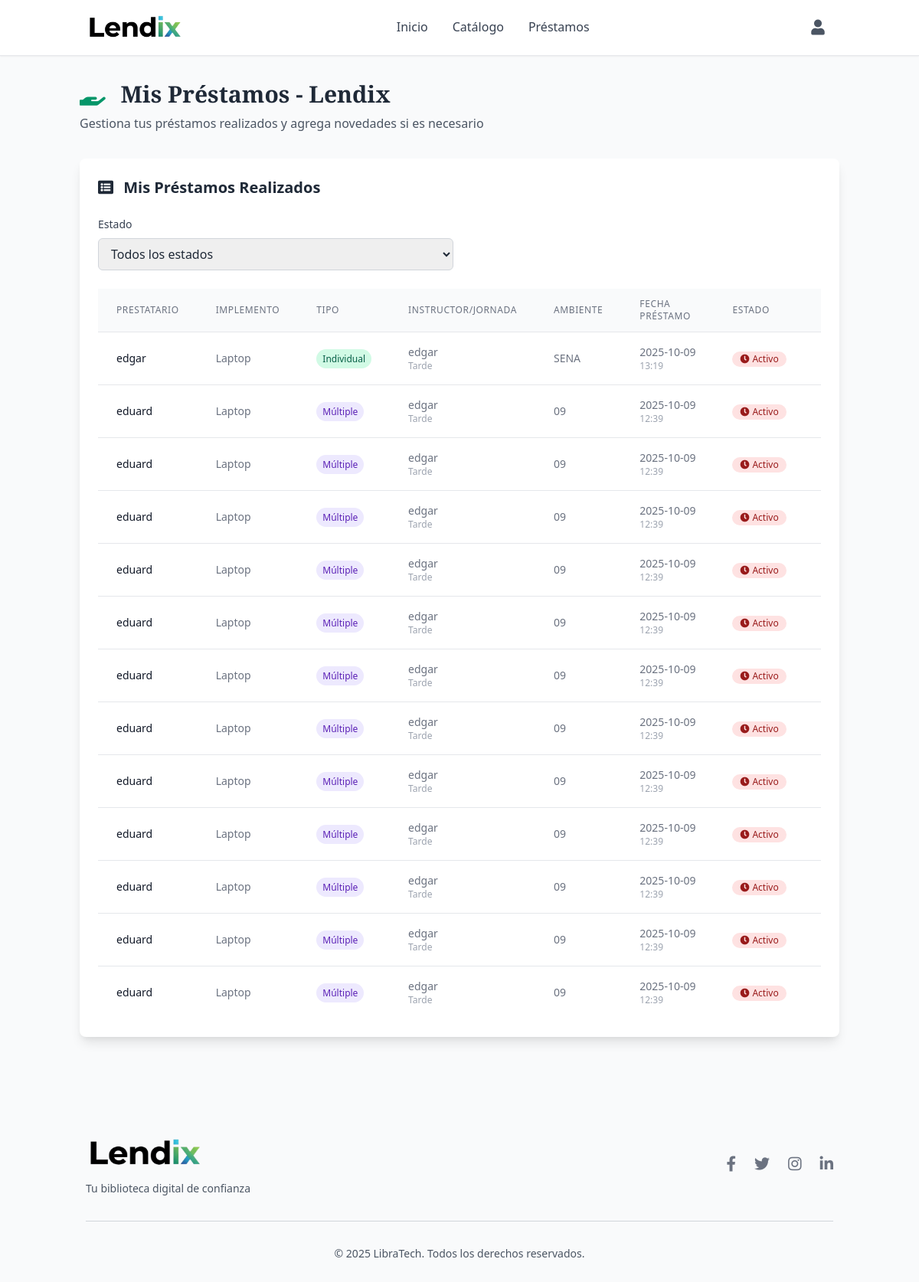
/admin/gestion_prestamos_instructores (signed in), run on the app's committed database.
### tables this page shows
CREATE TABLE prestamos (
                id INTEGER PRIMARY KEY AUTOINCREMENT,
                fk_usuario INTEGER NOT NULL,
                fk_implemento INTEGER NOT NULL,
                tipo_prestamo TEXT NOT NULL CHECK(tipo_prestamo IN ('individual', 'multiple')),
                nombre_prestatario TEXT NOT NULL,
                ficha TEXT,
                ambiente TEXT,
                horario TEXT,
                fecha_prestamo TIMESTAMP DEFAULT CURRENT_TIMESTAMP,
                fecha_devolucion TIMESTAMP,
                novedad TEXT DEFAULT 'Ninguna',
                estado_implemento_devolucion TEXT CHECK(estado_implemento_devolucion IN ('Bueno', 'Desgaste notable', 'Dañado')),
                observaciones TEXT, instructor TEXT, jornada TEXT,
                FOREIGN KEY (fk_usuario) REFERENCES usuarios(id),
                FOREIGN KEY (fk_implemento) REFERENCES implementos(id)
            );

CREATE TABLE implementos (
                id INTEGER PRIMARY KEY AUTOINCREMENT,
                implemento TEXT NOT NULL,
                descripcion TEXT NOT NULL,
                disponibilidad INTEGER NOT NULL DEFAULT 0,
                categoria TEXT,
                imagen_url TEXT,
                estado TEXT DEFAULT 'Bueno' CHECK(estado IN ('Bueno', 'Desgaste notable', 'Dañado')),
                fecha_creacion TIMESTAMP DEFAULT CURRENT_TIMESTAMP,
                fecha_actualizacion TIMESTAMP DEFAULT CURRENT_TIMESTAMP
            );

### routes/admin.py (the view)
@admin_bp.route('/gestion_prestamos_instructores')
@login_required
def gestion_prestamos_instructores():
    if session.get('rol') not in ['instructor', 'funcionario']:
        flash('No tienes permisos para acceder a esta página', 'error')
        return redirect('/')
    conn = get_db_connection()
    try:
        filtro_estado = request.args.get('estado', 'todos')
        query = '''
            SELECT p.*, i.implemento
            FROM prestamos p
            JOIN implementos i ON p.fk_implemento = i.id
            WHERE p.fk_usuario = ?
        '''
        params = [session.get('user_id')]
        if filtro_estado == 'activos':
            query += " AND p.fecha_devolucion IS NULL"
        elif filtro_estado == 'devueltos':
            query += " AND p.fecha_devolucion IS NOT NULL"
        query += " ORDER BY p.fecha_prestamo DESC"
        prestamos = conn.execute(query, params).fetchall()
    except Exception as e:
        flash(f'Error al cargar datos: {str(e)}', 'error')
        prestamos = []
    finally:
        conn.close()
    return render_template('views/gestion_prestamos_instructores.html',
                         prestamos=prestamos,
                         filtro_estado=filtro_estado)

### app.py (called while the page is built)
@app.context_processor
def inject_user():
    return dict(
        current_user={
            'id': session.get('user_id'),
            'nombre': session.get('user_nombre'),
            'email': session.get('user_email'),
            'rol': session.get('rol'),
            'is_authenticated': 'user_id' in session
        }
    )

### routes/login.py (called while the page is built)
def login_required(view):
    from functools import wraps
    @wraps(view)
    def wrapped_view(*args, **kwargs):
        if 'user_id' not in session:
            flash('Por favor, inicie sesión para acceder a esta página', 'error')
            return redirect(url_for('login.login'))
        return view(*args, **kwargs)
    return wrapped_view

### utils/db.py (called while the page is built)
def get_db_connection():
    conn = sqlite3.connect('models/database.db')
    conn.row_factory = sqlite3.Row
    return conn

### templates/views/gestion_prestamos_instructores.html (shortened to what this page needs)
{% extends "base.html" %}
{% block content %}
<div class="container mx-auto px-4 py-8">
    <div class="max-w-7xl mx-auto">
        <div class="mb-8">
            <h1 class="text-3xl font-serif font-bold text-gray-800 mb-2">
                <i class="fas fa-hand-holding mr-3 text-green-600"></i>
                Mis Préstamos - Lendix
            </h1>
            <p class="text-gray-600">
                Gestiona tus préstamos realizados y agrega novedades si es necesario
            </p>
        </div>
        <div class="bg-white rounded-lg shadow-lg p-6">
            <h2 class="text-xl font-semibold text-gray-800 mb-6">
                <i class="fas fa-list-alt mr-2 text-orange-600"></i>
                Mis Préstamos Realizados
            </h2>
            <div class="mb-6">
                <form method="GET" action="{{ url_for('admin.gestion_prestamos_instructores') }}" class="grid grid-cols-1 md:grid-cols-2 gap-4">
                    <div>
                        <label class="block text-sm font-medium text-gray-700 mb-2">Estado</label>
                        <select name="estado" class="w-full px-3 py-2 border border-gray-300 rounded-md focus:outline-none focus:ring-2 focus:ring-orange-500 focus:border-orange-500">
                            <option value="todos" {% if filtro_estado == 'todos' %}selected{% endif %}>Todos los estados</option>
                        </select>
                    </div>
                    <div class="flex items-end">
                        <button type="submit" class="w-full bg-orange-600 text-white py-2 px-4 rounded-md hover:bg-orange-700 focus:outline-none focus:ring-2 focus:ring-orange-500 focus:ring-offset-2 transition duration-150">
                            <i class="fas fa-filter mr-2"></i>
                        </button>
                    </div>
                </form>
            </div>
            {% if prestamos %}
                <div class="overflow-x-auto">
                    <table class="min-w-full divide-y divide-gray-200">
                        <thead class="bg-gray-50">
                            <tr>
                                <th class="px-6 py-3 text-left text-xs font-medium text-gray-500 uppercase tracking-wider">
                                    Prestatario
                                </th>
                                <th class="px-6 py-3 text-left text-xs font-medium text-gray-500 uppercase tracking-wider">
                                    Implemento
                                </th>
                                <th class="px-6 py-3 text-left text-xs font-medium text-gray-500 uppercase tracking-wider">
                                    Tipo
                                </th>
                                <th class="px-6 py-3 text-left text-xs font-medium text-gray-500 uppercase tracking-wider">
                                    Instructor/Jornada
                                </th>
                                <th class="px-6 py-3 text-left text-xs font-medium text-gray-500 uppercase tracking-wider">
                                    Ambiente
                                </th>
                                <th class="px-6 py-3 text-left text-xs font-medium text-gray-500 uppercase tracking-wider">
                                    Fecha Préstamo
                                </th>
                                <th class="px-6 py-3 text-left text-xs font-medium text-gray-500 uppercase tracking-wider">
                                    Estado
                                </th>
                                <th class="px-6 py-3 text-left text-xs font-medium text-gray-500 uppercase tracking-wider">
                                </th>
                            </tr>
                        </thead>
                        <tbody class="bg-white divide-y divide-gray-200">
                            {% for prestamo in prestamos %}
                            <tr class="hover:bg-gray-50">
                                <td class="px-6 py-4 whitespace-nowrap text-sm font-medium text-gray-900">
                                    {{ prestamo.nombre_prestatario }}
                                </td>
                                <td class="px-6 py-4 whitespace-nowrap text-sm text-gray-500">
                                    {{ prestamo.implemento }}
                                </td>
                                <td class="px-6 py-4 whitespace-nowrap text-sm text-gray-500">
                                    {% if prestamo.tipo_prestamo == 'individual' %}
                                        <span class="px-2 py-1 bg-green-100 text-green-800 text-xs rounded-full">
                                            Individual
                                        </span>
                                    {% else %}
                                        <span class="px-2 py-1 bg-purple-100 text-purple-800 text-xs rounded-full">
                                            Múltiple
                                        </span>
                                    {% endif %}
                                </td>
                                <td class="px-6 py-4 whitespace-nowrap text-sm text-gray-500">
                                    {% if prestamo.instructor %}
                                        <div>{{ prestamo.instructor }}</div>
                                        {% if prestamo.jornada %}
                                            <div class="text-xs text-gray-400">{{ prestamo.jornada }}</div>
                                        {% endif %}
                                    {% else %}
                                        <div>{{ prestamo.ficha or 'N/A' }}</div>
                                        {% if prestamo.horario %}
                                            <div class="text-xs text-gray-400">{{ prestamo.horario }}</div>
                                        {% endif %}
                                    {% endif %}
                                </td>
                                <td class="px-6 py-4 whitespace-nowrap text-sm text-gray-500">
                                    {{ prestamo.ambiente or 'N/A' }}
                                </td>
                                <td class="px-6 py-4 whitespace-nowrap text-sm text-gray-500">
                                    <div>{{ prestamo.fecha_prestamo[:10] }}</div>
                                    <div class="text-xs text-gray-400">{{ prestamo.fecha_prestamo[11:16] }}</div>
                                </td>
                                <td class="px-6 py-4 whitespace-nowrap">
                                    {% if prestamo.fecha_devolucion %}
                                        <span class="inline-flex items-center px-2.5 py-0.5 rounded-full text-xs font-medium bg-green-100 text-green-800">
                                            <i class="fas fa-check-circle mr-1"></i>
                                            Devuelto
                                        </span>
                                        <div class="text-xs text-gray-500 mt-1">{{ prestamo.fecha_devolucion[:10] }}</div>
                                        {% if prestamo.novedad and prestamo.novedad != 'Ninguna' %}
                                            <div class="text-xs text-orange-600 mt-1">
                                                <i class="fas fa-exclamation-triangle mr-1"></i>
                                                {{ prestamo.novedad }}
                                            </div>
                                        {% endif %}
                                    {% else %}
                                        <span class="inline-flex items-center px-2.5 py-0.5 rounded-full text-xs font-medium bg-red-100 text-red-800">
                                            <i class="fas fa-clock mr-1"></i>
                                            Activo
                                        </span>
                                    {% endif %}
                                </td>
                                <td class="px-6 py-4 whitespace-nowrap text-sm text-gray-500">
                                </td>
                            </tr>
                            {% endfor %}
                        </tbody>
                    </table>
                </div>
            {% else %}
                <div class="text-center py-8">
                    <i class="fas fa-inbox text-4xl text-gray-400 mb-4"></i>
                    <p class="text-gray-500">No tienes préstamos registrados.</p>
                    <p class="text-sm text-gray-400">Ve al catálogo para realizar préstamos.</p>
                </div>
            {% endif %}
        </div>
    </div>
</div>
{% endblock %}

### static/styles.css (style rules this page uses)
:root { --zay-green: #6B8E5A; --zay-green-light: #8BB87A; --zay-green-dark: #4A6B3A; --zay-green-pale: #E8F5EC; --zay-green-vibrant: #5A8B4A; --zay-green-accent: #7AB88E; --text-primary: #1F2937; --text-secondary: #6B7280; --text-tertiary: #9CA3AF; --border-light: #E5E7EB; --shadow-soft: 0 4px 20px rgba(0, 0, 0, 0.05); --shadow-medium: 0 10px 40px rgba(0, 0, 0, 0.08); --shadow-large: 0 20px 60px rgba(0, 0, 0, 0.12); }
body { font-family: 'Open Sans', sans-serif; color: var(--text-primary); line-height: 1.6; }
.font-serif { font-family: 'Merriweather', serif; }

### data on the page
prestamos: nombre_prestatario "edgar", implemento "Laptop", tipo_prestamo "Individual", instructor "edgar", jornada "Tarde", ambiente "SENA", fecha_prestamo "2025-10-09", fecha_prestamo "13:19"
prestamos: nombre_prestatario "eduard", implemento "Laptop", tipo_prestamo "Múltiple", instructor "edgar", jornada "Tarde", ambiente "09", fecha_prestamo "2025-10-09", fecha_prestamo "12:39"
prestamos: nombre_prestatario "eduard", implemento "Laptop", tipo_prestamo "Múltiple", instructor "edgar", jornada "Tarde", ambiente "09", fecha_prestamo "2025-10-09", fecha_prestamo "12:39"
prestamos: nombre_prestatario "eduard", implemento "Laptop", tipo_prestamo "Múltiple", instructor "edgar", jornada "Tarde", ambiente "09", fecha_prestamo "2025-10-09", fecha_prestamo "12:39"
prestamos: nombre_prestatario "eduard", implemento "Laptop", tipo_prestamo "Múltiple", instructor "edgar", jornada "Tarde", ambiente "09", fecha_prestamo "2025-10-09", fecha_prestamo "12:39"
prestamos: nombre_prestatario "eduard", implemento "Laptop", tipo_prestamo "Múltiple", instructor "edgar", jornada "Tarde", ambiente "09", fecha_prestamo "2025-10-09", fecha_prestamo "12:39"
prestamos: nombre_prestatario "eduard", implemento "Laptop", tipo_prestamo "Múltiple", instructor "edgar", jornada "Tarde", ambiente "09", fecha_prestamo "2025-10-09", fecha_prestamo "12:39"
prestamos: nombre_prestatario "eduard", implemento "Laptop", tipo_prestamo "Múltiple", instructor "edgar", jornada "Tarde", ambiente "09", fecha_prestamo "2025-10-09", fecha_prestamo "12:39"
prestamos: nombre_prestatario "eduard", implemento "Laptop", tipo_prestamo "Múltiple", instructor "edgar", jornada "Tarde", ambiente "09", fecha_prestamo "2025-10-09", fecha_prestamo "12:39"
prestamos: nombre_prestatario "eduard", implemento "Laptop", tipo_prestamo "Múltiple", instructor "edgar", jornada "Tarde", ambiente "09", fecha_prestamo "2025-10-09", fecha_prestamo "12:39"
prestamos: nombre_prestatario "eduard", implemento "Laptop", tipo_prestamo "Múltiple", instructor "edgar", jornada "Tarde", ambiente "09", fecha_prestamo "2025-10-09", fecha_prestamo "12:39"
prestamos: nombre_prestatario "eduard", implemento "Laptop", tipo_prestamo "Múltiple", instructor "edgar", jornada "Tarde", ambiente "09", fecha_prestamo "2025-10-09", fecha_prestamo "12:39"
prestamos: nombre_prestatario "eduard", implemento "Laptop", tipo_prestamo "Múltiple", instructor "edgar", jornada "Tarde", ambiente "09", fecha_prestamo "2025-10-09", fecha_prestamo "12:39"
